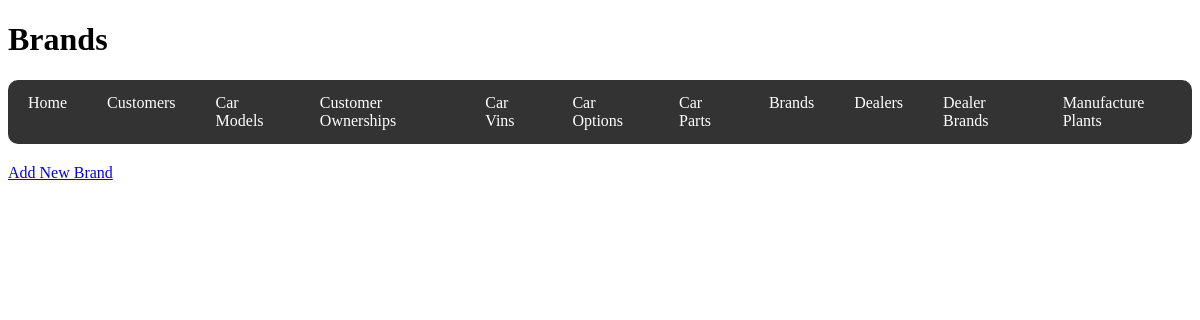
The app's page /brands, older data.
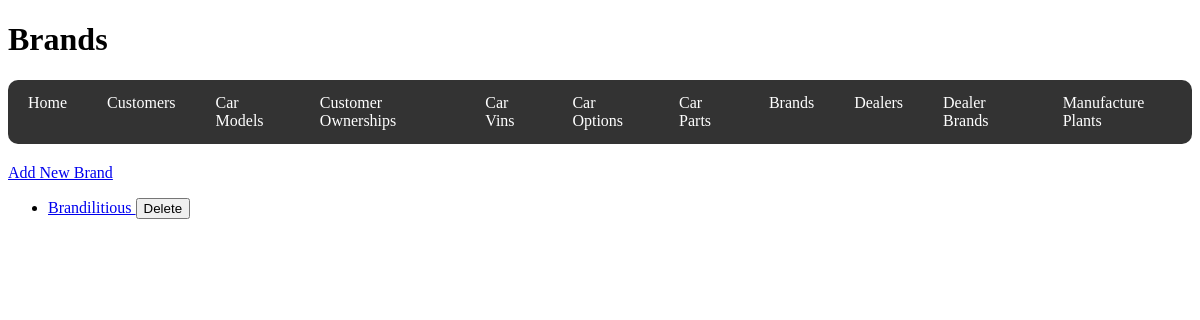
The same page, newer data.
### code/models.py (models this page shows)
class Brand(db.Model):
    __tablename__ = "Brands"
    brand_id = db.Column(db.Integer, primary_key=True)
    brand_name = db.Column(db.String(50))
    dealer_brands = db.relationship("DealerBrand", back_populates="brand")
    car_models = db.relationship("CarModel", back_populates="brand")

### code/routes/brands.py (the view)
@brands_bp.route("/brands", methods=["GET", "POST"])
def brands():
    if request.method == "POST":
        brand_name = request.form.get("brand_name")
        brand = Brand(brand_name=brand_name)
        db.session.add(brand)
        db.session.commit()
        return redirect(url_for("brands.brands"))
    brands = Brand.query.all()
    return render_template("brands.html", brands=brands)

### code/templates/brands.html
{% extends 'base.html' %} {% block title %}Brands{% endblock %} {% block header
%}
<h1>Brands</h1>
{% endblock %} {% block content %}
<a href="{{ url_for('brands.new_brand') }}">Add New Brand</a>
<ul>
  {% for brand in brands %}
  <li>
    <a href="{{ url_for('brands.view_brand', brand_id=brand.brand_id) }}">
      {{ brand.brand_name }}
    </a>
    <form
      action="{{ url_for('brands.delete_brand', brand_id=brand.brand_id) }}"
      method="POST"
      style="display: inline"
    >
      <button type="submit">Delete</button>
    </form>
  </li>
  {% endfor %}
</ul>
{% endblock %}

Row changes from the older to the newer data that the page shows:
added Brand: brand_name "Brandilitious"
